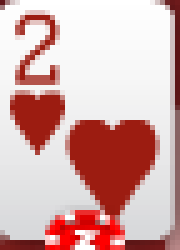
#> input picture card_data/2h.png, 36 x 50 px (shown 5 times larger)
$ python hog_classifier.py   (older library calls are emulated)
#> lines starting #> are read from the running program, lines starting #| are printed output that depends on the picture
### dto.py
from shapely.geometry import Polygon


class BoundingBox(object):

    def __init__(self, min_x=None, max_x=None, min_y=None, max_y=None):
        self.min_x = min_x
        self.min_y = min_y
        self.max_x = max_x
        self.max_y = max_y

    # [4 lines left out: function clip_2d_array, not called in this run]

    def center_yx(self):
        return self.min_y + (self.max_y - self.min_y) / 2, self.min_x + (self.max_x - self.min_x) / 2

    def __repr__(self):
        return "Bounding box.  Y {} to {}.  X {} to {}".format(self.min_y, self.max_y, self.min_x, self.max_x)


class Contour(object):

    # [25 lines left out: functions __init__, set_points_array, get_contour_xy, not called in this run]

### hog_classifier.py
import matplotlib.pyplot as plt

from skimage.feature import hog
from skimage import data, exposure

import os
import cv2
from configuration import Config as cfg
from PIL import Image
import numpy as np

from scipy.misc import imresize

file_path = os.path.join(
    cfg.CARD_DATA_PATH,
    '2h.png'
)

#image = cv2.imread(file_path)
image = Image.open(file_path)
#> image is the input picture: PIL image 36x50 RGB; mean R, G, B 213.7, 173.2, 171.3

#It's possible to use LA to also have an alpha channel
#http://pillow.readthedocs.io/en/4.3.x/handbook/concepts.html#concept-modes
grey_scale = image.convert('L')
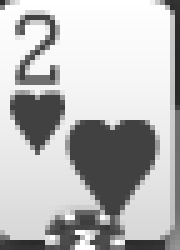
#> grey_scale: PIL image 36x50 L (shown 5 times larger); min 40, max 255, mean 185.1

grey_array = np.array(grey_scale)

#> (the run stopped early here; a loop or call above may not have finished)
